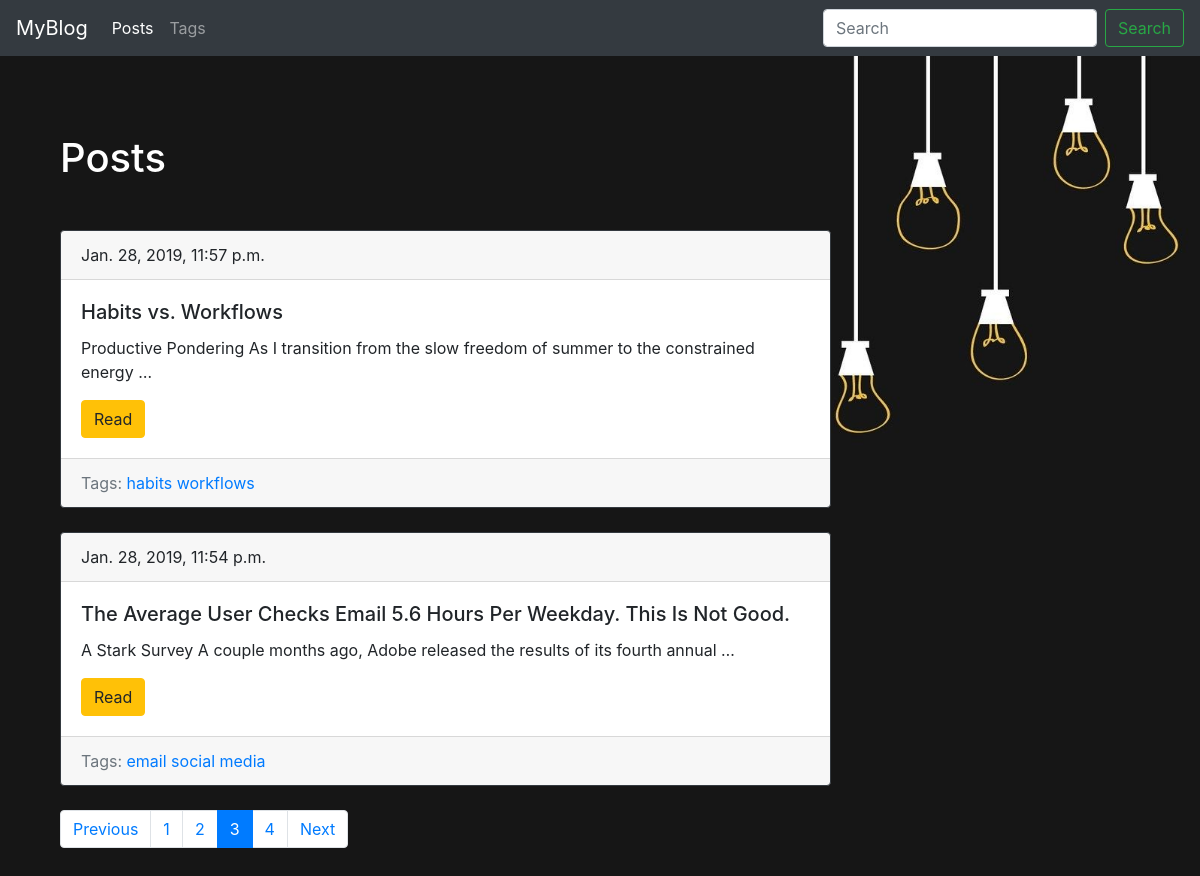
Page /blog/?page=3 on the committed database.
### blog/models.py (models this page shows, shortened)
class Post(models.Model):
    title = models.CharField(max_length=150, db_index=True)
    slug = models.SlugField(max_length=150, blank=True, unique=True)
    body = models.TextField(blank=True, db_index=True)
    tags = models.ManyToManyField('Tag', blank=True, related_name='posts')
    date_pub = models.DateTimeField(auto_now_add=True)
    def get_absolute_url(self):
        return reverse('post_detail_url', kwargs={'slug':self.slug})
    class Meta:
        ordering = ['-date_pub']

class Tag(models.Model):
    title = models.CharField(max_length=50)
    slug = models.SlugField(max_length=50, unique=True)
    def get_absolute_url(self):
        return reverse('tag_detail_url', kwargs={'slug':self.slug})
    class Meta:
        ordering = ['title']

### blog/views.py (the view)
# urls.py: path('', posts_list, name='posts_list_url'),
def posts_list(request):
    search_query = request.GET.get('search', '')
    if search_query:
        posts = Post.objects.filter(Q(title__icontains=search_query) | Q(body__icontains=search_query))
    else:
        posts = Post.objects.all()
    paginator = Paginator(posts, 2)
    page_numger = request.GET.get('page', 1)
    page = paginator.get_page(page_numger)
    is_paginated = page.has_other_pages()
    if page.has_previous():
        prev_url = '?page={}'.format(page.previous_page_number())
    else:
        prev_url = ''
    if page.has_next():
        next_url = '?page={}'.format(page.next_page_number())
    else:
        next_url = ''
    context = {
        'page_object':page,
        'is_paginated': is_paginated,
        'next_url':next_url,
        'prev_url':prev_url,
    }
    return render(request, 'blog/index.html', context=context)

### blog/templates/blog/index.html (shortened to what this page needs)
{% extends 'blog/base_blog.html' %}
{% block content %}
<h1 class="block-title mb-5">Posts</h1>
{% for post in page_object.object_list %}
  {% include 'blog/includes/post_card_template.html' %}
{% endfor %}
{% endblock %}

### blog/templates/blog/includes/post_card_template.html
<div class="card border-dark mb-4" style="width: 130%;">
  <div class="card-header">
    {{ post.date_pub }}
  </div>
  <div class="card-body">
    <h5 class="card-title">{{ post.title }}</h5>
    <p class="card-text">{{ post.body|truncatewords:15 }}</p>
    <a href="{{ post.get_absolute_url }}" class="btn btn-warning">Read</a>
  </div>
  <div class="card-footer text-muted">
    Tags:
    {% for tag in post.tags.all %}
    <a href="{{ tag.get_absolute_url }}">{{ tag.title }}</a>
    {% endfor %}
  </div>
</div>

### static/css/styles.css (style rules this page uses)
body { background-image: url(../images/bulbs.jpg); background-size: cover; background-repeat: no-repeat; background-position: right; }
.block-title { color: #fff; margin-bottom: 2rem; }

### rows in the picture
Post: date_pub "Jan. 28, 2019, 11:57 p.m.", title "Habits vs. Workflows", body "Productive Pondering As I transition from the slow freedom of summer to the constrained energy …"
Tag: title "habits"
Tag: title "workflows"
Post: date_pub "Jan. 28, 2019, 11:54 p.m.", title "The Average User Checks Email 5.6 Hours Per Weekday. This Is Not Good.", body "A Stark Survey A couple months ago, Adobe released the results of its fourth annual …"
Tag: title "email"
Tag: title "social media"

### other values in the picture
{{ n }} "1" "2" "4"
{{ n }} "3"
